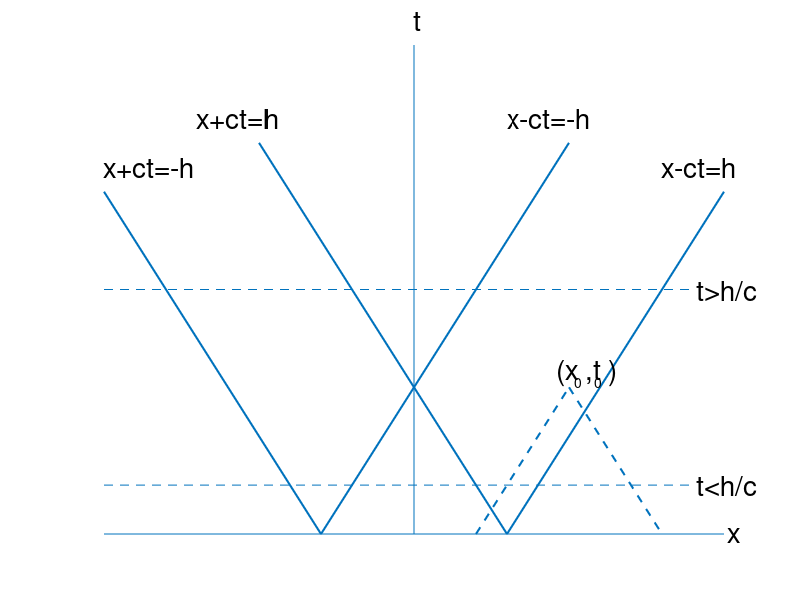

The MATLAB source for this figure: (Note: this script raises an error after producing the figure.)
axis off

q=[0 0]
r=[0 1]
line(q,r)

q=[-10 10]
r=[0 0]
line(q,r)

q=[-10 9]
r=[.5 .5]
line(q,r,'linestyle','--')
text(9.1,.5,'t>h/c','fontsize',20)

q=[-10 9]
r=[.1 .1]
line(q,r,'linestyle','--')
text(9.1,.1,'t<h/c','fontsize',20)

q=[-3 5]
r=[0 .8]
line(q,r,'linewidth',1.5)

q=[3 10]
r=[0 .7]
line(q,r,'linewidth',1.5)

q=[-3 -10]
r=[0 .7]
line(q,r,'linewidth',1.5)

q=[3 -5]
r=[0 .8]
line(q,r,'linewidth',1.5)

q=[2 5]
r=[0 .3]
line(q,r,'linewidth',1.5,'linestyle','--')

q=[5 8]
r=[.3 0]
line(q,r,'linewidth',1.5,'linestyle','--')

text(4.6,.33,'(x ,t )','fontsize',20)
text(4.6,.31,'      0    0','fontsize',10)

text(-10,0.75,'x+ct=-h','fontsize',20)
text(8,0.75,'x-ct=h','fontsize',20)
text(-7,0.85,'x+ct=h','fontsize',20)
text(3,0.85,'x-ct=-h','fontsize',20)

text(10.1,0,'x','fontsize',20)
text(0,1.05,'t','fontsize',20)

rdot=sprintf('%c',183)
text(4.8,.3,rdot,'fontname','symbol','fontweight','bold','fontsize',20)

text(-10,.25,'F=0','fontsize',20)
text(8,.25,'F=0','fontsize',20)
text(-10,.15,'G=0','fontsize',20)
text(8,.15,'G=0','fontsize',20)

text(-5,.35,'F=0','fontsize',20)
text(1.5,.35,'F=1/2','fontsize',20)
text(-5,.25,'G=1/2','fontsize',20)
text(1.5,.25,'G=0','fontsize',20)

text(-1.5,.7,'F=0','fontsize',20)
text(-1.5,.6,'G=0','fontsize',20)

text(-1.5,.15,'F=1/2','fontsize',20)
text(-1.5,.05,'G=1/2','fontsize',20)

text(-10,-.05,'F=G=0','fontsize',20)
text(-2,-.05,'F=G=1/2','fontsize',20)
text(6,-.05,'F=G=0','fontsize',20)
text(-3.5,-.05,'-h','fontsize',20)
text(3,-.05,'h','fontsize',20)
hold off
